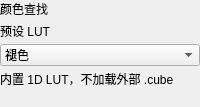
<?xml version="1.0" encoding="UTF-8"?>
<ui version="4.0">
 <class>AdjColorLookup</class>
 <widget class="QWidget" name="AdjColorLookup">
  <layout class="QVBoxLayout" name="rootLayout">
   <property name="spacing"><number>4</number></property>
   <property name="leftMargin"><number>0</number></property>
   <property name="topMargin"><number>0</number></property>
   <property name="rightMargin"><number>0</number></property>
   <property name="bottomMargin"><number>0</number></property>
   <item>
    <widget class="QLabel" name="labelTitle">
     <property name="text"><string>颜色查找</string></property>
    </widget>
   </item>
   <item>
    <widget class="QLabel" name="labelPreset">
     <property name="text"><string>预设 LUT</string></property>
    </widget>
   </item>
   <item>
    <widget class="QComboBox" name="comboPreset">
     <item><property name="text"><string>褪色</string></property></item>
     <item><property name="text"><string>暖色</string></property></item>
     <item><property name="text"><string>冷色</string></property></item>
     <item><property name="text"><string>高对比</string></property></item>
    </widget>
   </item>
   <item>
    <widget class="QLabel" name="labelHint">
     <property name="text"><string>内置 1D LUT，不加载外部 .cube</string></property>
     <property name="wordWrap"><bool>true</bool></property>
    </widget>
   </item>
   <item>
    <spacer name="vSpacer"><property name="orientation"><enum>Qt::Orientation::Vertical</enum></property><property name="sizeHint" stdset="0"><size><width>20</width><height>1</height></size></property></spacer>
   </item>
  </layout>
 </widget>
 <resources/>
 <connections/>
</ui>
